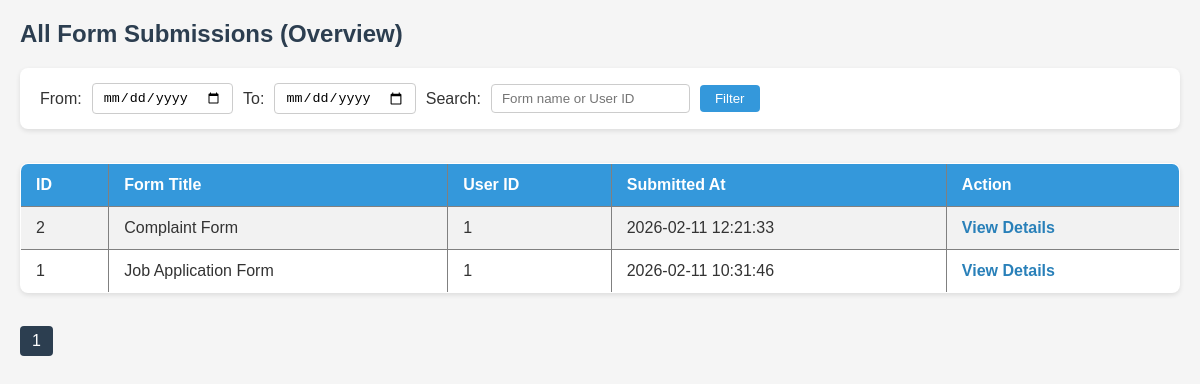
Page /admin/admin_submissions.php on the earlier database version.
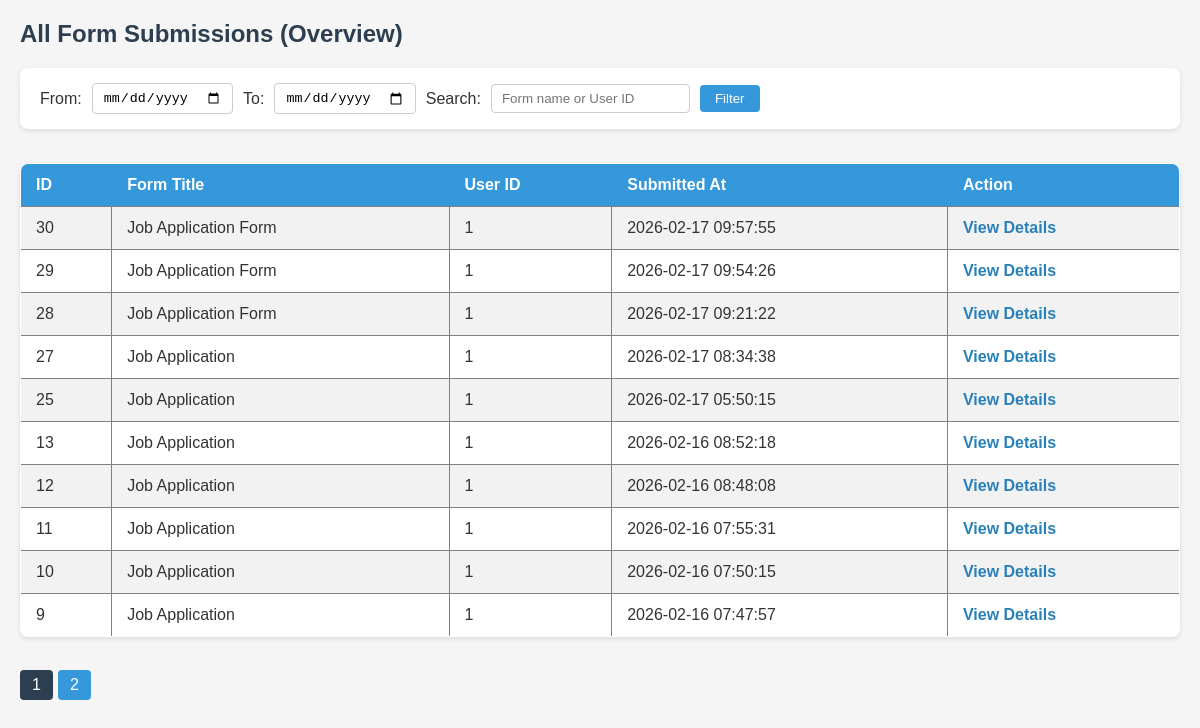
Same page on the later database version.
### tables this page shows
CREATE TABLE `form_responses` (
  `id` int(11) NOT NULL,
  `form_id` int(11) DEFAULT NULL,
  `user_id` int(11) DEFAULT NULL,
  `submitted_at` timestamp NOT NULL DEFAULT current_timestamp(),
  `version` int(11) DEFAULT NULL
);

CREATE TABLE `forms` (
  `id` int(11) NOT NULL,
  `form_name` varchar(255) NOT NULL,
  `created_at` timestamp NOT NULL DEFAULT current_timestamp(),
  `version` int(11) DEFAULT 1
);

### admin/admin_submissions.php (the view, shortened to what this page needs)
 <?php
include "../configure/database_connection.php";
$limit = 10;
$page = isset($_GET['page']) ? intval($_GET['page']) : 1;
$offset = ($page - 1) * $limit;
$date_from = $_GET['date_from'] ?? '';
$date_to   = $_GET['date_to'] ?? '';
$search    = $_GET['search'] ?? '';
$where = " WHERE 1=1 ";
$params = [];
$types  = "";
$count_sql = "
    SELECT COUNT(*) as total
    FROM form_responses fr
    JOIN forms f ON fr.form_id = f.id
    $where
";
$stmt = $conn->prepare($count_sql);
$stmt->execute();
$total_records = $stmt->get_result()->fetch_assoc()['total'];
$total_pages = ceil($total_records / $limit);
$data_sql = "
    SELECT fr.id, fr.form_id, fr.user_id, fr.submitted_at, f.form_name
    FROM form_responses fr
    JOIN forms f ON fr.form_id = f.id
    $where
    ORDER BY fr.submitted_at DESC
    LIMIT ? OFFSET ?
";
$params_data = $params;
$types_data  = $types;
$params_data[] = $limit;
$params_data[] = $offset;
$types_data .= "ii";
$stmt = $conn->prepare($data_sql);
$stmt->bind_param($types_data, ...$params_data);
$stmt->execute();
$result = $stmt->get_result();
?>
<h2>All Form Submissions (Overview)</h2>
<form method="GET">
    From: <input type="date" name="date_from" value="<?= htmlspecialchars($date_from) ?>">
    To: <input type="date" name="date_to" value="<?= htmlspecialchars($date_to) ?>">
    Search: <input type="text" name="search" value="<?= htmlspecialchars($search) ?>" placeholder="Form name or User ID">
    <button type="submit">Filter</button>
</form>
<table border="1" cellpadding="8">
    <tr>
        <th>ID</th>
        <th>Form Title</th>
        <th>User ID</th>
        <th>Submitted At</th>
        <th>Action</th>
    </tr>
<?php if ($result->num_rows > 0): ?>
    <?php while ($row = $result->fetch_assoc()): ?>
        <tr>
            <td><?= $row['id'] ?></td>
            <td><?= htmlspecialchars($row['form_name']) ?></td>
            <td><?= $row['user_id'] ?></td>
            <td><?= date("Y-m-d H:i:s", strtotime($row['submitted_at'])) ?></td>
            <td>
                <a href="admin_submissions.php?form_id=<?= $row['form_id'] ?>">View Details</a>
            </td>
        </tr>
    <?php endwhile; ?>
<?php else: ?>
    <tr>
        <td colspan="5">No submissions found.</td>
    </tr>
<?php endif; ?>
</table>
<div class="pagination">
<?php for ($i = 1; $i <= $total_pages; $i++): ?>
    <a class="<?= $i == $page ? 'active' : '' ?>" href="?page=<?= $i ?>&date_from=<?= $date_from ?>&date_to=<?= $date_to ?>&search=<?= htmlspecialchars($search) ?>">
        <?= $i ?>
    </a>
<?php endfor; ?>
</div>

Differences in the rows shown:
no longer on this page (row unchanged): form_responses: id "2", form.form_name "Complaint Form", user "1", submitted_at "2026-02-11 12:21:33"
no longer on this page (row unchanged): form_responses: id "1", form.form_name "Job Application Form", user "1", submitted_at "2026-02-11 10:31:46"
added form_responses: id "30", form.form_name "Job Application Form", user "1", submitted_at "2026-02-17 09:57:55"
added form_responses: id "29", form.form_name "Job Application Form", user "1", submitted_at "2026-02-17 09:54:26"
added form_responses: id "28", form.form_name "Job Application Form", user "1", submitted_at "2026-02-17 09:21:22"
added form_responses: id "27", form.form_name "Job Application", user "1", submitted_at "2026-02-17 08:34:38"
added form_responses: id "25", form.form_name "Job Application", user "1", submitted_at "2026-02-17 05:50:15"
added form_responses: id "13", form.form_name "Job Application", user "1", submitted_at "2026-02-16 08:52:18"
added form_responses: id "12", form.form_name "Job Application", user "1", submitted_at "2026-02-16 08:48:08"
added form_responses: id "11", form.form_name "Job Application", user "1", submitted_at "2026-02-16 07:55:31"
added form_responses: id "10", form.form_name "Job Application", user "1", submitted_at "2026-02-16 07:50:15"
added form_responses: id "9", form.form_name "Job Application", user "1", submitted_at "2026-02-16 07:47:57"
Other differences:
new list line: "2"
